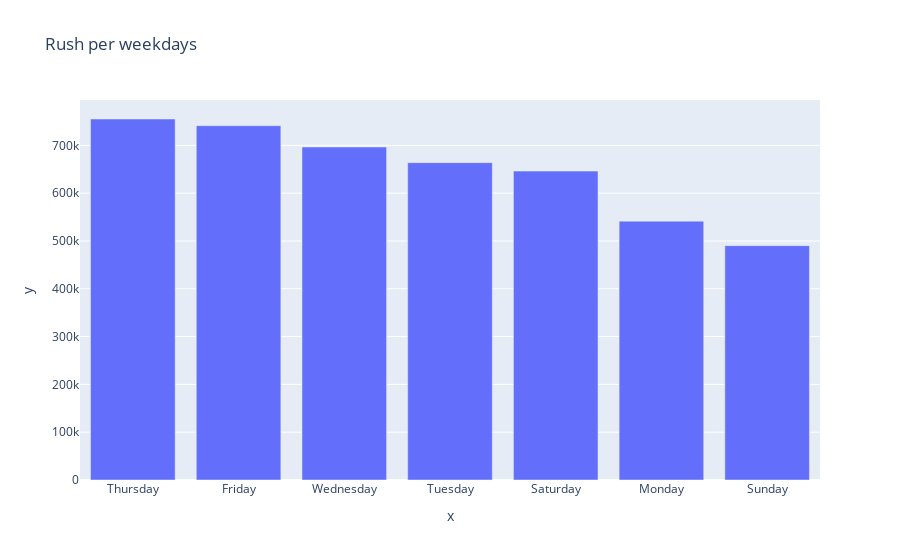

Notebook code for this chart:
### Code cell
px.bar(x=df["weekday"].value_counts().index,y=df["weekday"].value_counts(),title="Rush per weekdays")

### Figure 1 — Plotly figure (JSON) as saved in the notebook; plotly's stock layout.template omitted (floating-point values rounded to 4 significant figures)
{"data": [{"alignmentgroup": "True", "hovertemplate": "x=%{x}<br>y=%{y}<extra></extra>", "legendgroup": "", "marker": {"color": "#636efa", "pattern": {"shape": ""}}, "name": "", "offsetgroup": "", "orientation": "v", "showlegend": false, "textposition": "auto", "type": "bar", "x": ["Thursday", "Friday", "Wednesday", "Tuesday", "Saturday", "Monday", "Sunday"], "xaxis": "x", "y": [755145, 741139, 696488, 663789, 646114, 541472, 490180], "yaxis": "y"}], "layout": {"barmode": "relative", "legend": {"tracegroupgap": 0}, "title": {"text": "\tRush per weekdays"}, "xaxis": {"anchor": "y", "domain": [0, 1], "title": {"text": "x"}}, "yaxis": {"anchor": "x", "domain": [0, 1], "title": {"text": "y"}}}}
